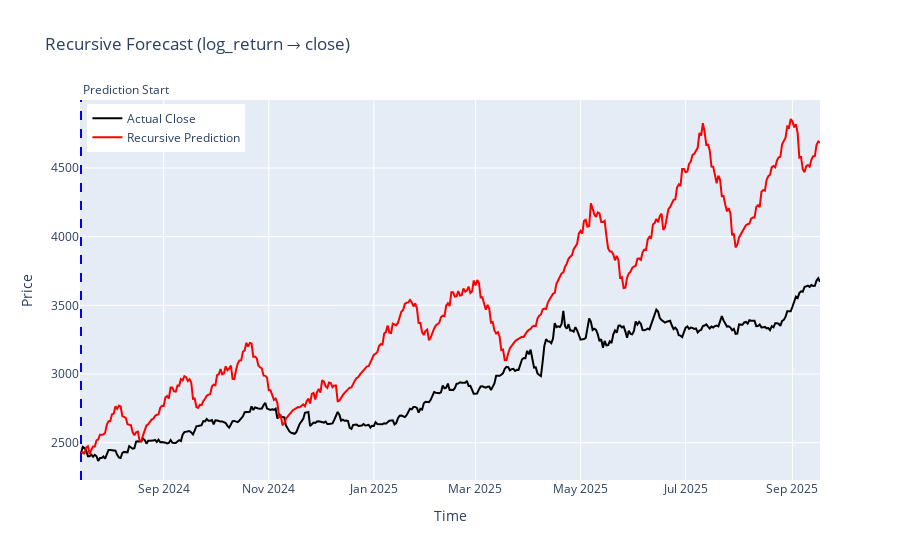

Notebook code cell kept with this figure:
### Code cell
START_INDEX = split + lookback  # điểm bắt đầu dự đoán
N_STEPS = 430  # số ngày dự đoán tiếp

logret_pred = recursive_forecast_log_return(
    model=model,
    df=df,
    start_index=START_INDEX,
    n_steps=N_STEPS,
    lookback=lookback,
    scaler_X=scaler_X,  # Truyền object scaler_X
    scaler_y=scaler_y,  # Truyền object scaler_y
    features=features,
    target=target,
    volatility_col=volatility,  # THÊM THAM SỐ NÀY
    zscore_col=zscore  # THÊM THAM SỐ NÀY
)

anchor_close = df["close"].iloc[START_INDEX - 1]

close_pred = anchor_close * np.exp(np.cumsum(logret_pred))

df_rec = df.iloc[START_INDEX : START_INDEX + N_STEPS].copy()
df_rec["close_pred"] = close_pred


fig = go.Figure()

fig.add_trace(
    go.Scatter(
        x=df_rec["date"],
        y=df_rec["close"],
        name="Actual Close",
        line=dict(color="black"),
    )
)

fig.add_trace(
    go.Scatter(
        x=df_rec["date"],
        y=df_rec["close_pred"],
        name="Recursive Prediction",
        line=dict(color="red"),
    )
)


start_date = df_rec["date"].iloc[0]

fig.add_shape(
    type="line",
    x0=start_date,
    x1=start_date,
    y0=0,
    y1=1,
    xref="x",
    yref="paper",
    line=dict(color="blue", dash="dash"),
)

fig.add_annotation(
    x=start_date,
    y=1,
    yref="paper",
    text="Prediction Start",
    showarrow=False,
    xanchor="left",
    yanchor="bottom",
)

fig.update_layout(
    title="Recursive Forecast (log_return → close)",
    xaxis_title="Time",
    yaxis_title="Price",
    legend=dict(x=0.01, y=0.99),
)

fig.show()

### Figure 1 — Plotly figure (JSON) as saved in the notebook; plotly's stock layout.template omitted (floating-point values rounded to 4 significant figures; data arrays with more than 128 entries replaced by an {"elided": "..."} marker saying what was removed)
{"data": [{"line": {"color": "black"}, "name": "Actual Close", "type": "scatter", "x": {"elided": "430 str values"}, "y": {"elided": "430 float values"}}, {"line": {"color": "red"}, "name": "Recursive Prediction", "type": "scatter", "x": {"elided": "430 str values"}, "y": {"elided": "430 float values"}}], "layout": {"annotations": [{"showarrow": false, "text": "Prediction Start", "x": "2024-07-15T00:00:00", "xanchor": "left", "y": 1, "yanchor": "bottom", "yref": "paper"}], "legend": {"x": 0.01, "y": 0.99}, "shapes": [{"line": {"color": "blue", "dash": "dash"}, "type": "line", "x0": "2024-07-15T00:00:00", "x1": "2024-07-15T00:00:00", "xref": "x", "y0": 0, "y1": 1, "yref": "paper"}], "title": {"text": "Recursive Forecast (log_return → close)"}, "xaxis": {"title": {"text": "Time"}}, "yaxis": {"title": {"text": "Price"}}}}
